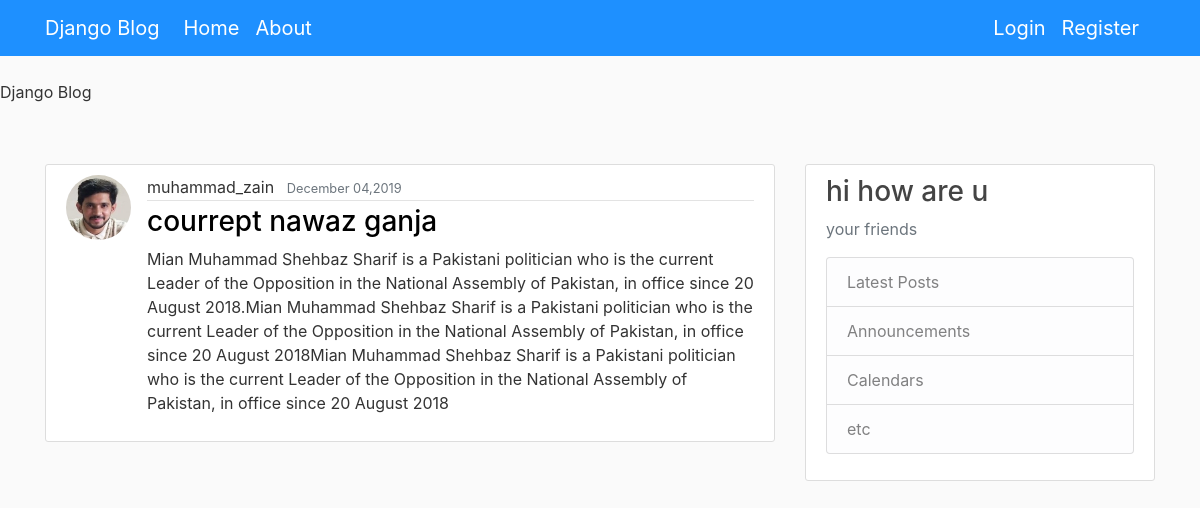
The page /post/19/ on the database its author committed.
### blog/models.py (models this page shows, shortened)
class Post(models.Model):
    title=models.CharField(max_length=100)
    content=models.TextField()
    date_post=models.DateTimeField(default=timezone.now)
    author=models.ForeignKey(User,on_delete=models.CASCADE)

### users/models.py (models this page shows, shortened)
class Profile(models.Model):
    user=models.OneToOneField(User,on_delete=models.CASCADE)
    image=models.ImageField(default='default.jpg',upload_to='profile_pics')

### blog/views.py (the view)
# urls.py: path("post/<int:pk>/",PostDetailView.as_view(),name="post-detail"),
class PostDetailView(DetailView):
    model=Post

### blog/templates/blog/post_detail.html (shortened to what this page needs)
{% extends 'blog/base.html' %}
{% block content%}
  <article class="media content-section">
    <img class ="rounded-circle article-img" src="{{ object.author.profile.image.url }}">
    <div class="media-body">
      <div class="article-metadata">
        <a class="mr-2"> {{ object.author }}</a>
        <small class="text-muted">{{ object.date_post|date:"F d,Y" }}</small>
      </div>
      <h3 class="article-title">{{ object.title }}</h3>
      <p class="article-content">{{ object.content }}</p>
    </div>
  </article>
{% endblock content %}

### blog/templates/blog/base.html (shortened to what this page needs)
{% load static  %}
<!DOCTYPE html>
<html >
<head>
    <link rel="stylesheet" href="https://stackpath.bootstrapcdn.com/bootstrap/4.3.1/css/bootstrap.min.css">
    <link rel="stylesheet" text="text/css" href="{% static 'blog/main.css' %}"
  {% if title%}
    <title> Django Blog - {{title}}</title>
  {% else %}
    <title> Django Blog</title>
  {% endif %}
</head>
<body>
    <header class="site-header">
    <nav class="navbar navbar-expand-md navbar-dark bg-steel fixed-top" style="background-color:DodgerBlue;">
        <div class="container">
        <a class="navbar-brand mr-4" href="{% url 'blog-home'%} ">Django Blog</a>
        <div class="collapse navbar-collapse" id="navbarToggle">
            <div class="navbar-nav mr-auto">
            <a class="navbar-brand" href="{% url 'blog-home' %}">Home</a>
            <a class="navbar-brand" href="{% url 'blog-about' %}">About</a>
            </div>
            <div class="navbar-nav">
            {% if user.is_authenticated %}
              <a class="navbar-brand" href="{% url 'post-create'%}"> New Post </a>
              <a class="navbar-brand" href="{% url 'profile'%}">profile</a>
              <a class="navbar-brand" href="{% url 'logout'%}">Logout</a>
            {% else %}
              <a class="navbar-brand" href="{% url 'login'%}">Login</a>
              <a class="navbar-brand" href="{% url 'register'%}">Register</a>
            {% endif%}
            </div>
        </div>
        </div>
    </nav>
    </header>
    <main role="main" class="container" style="padding-top: 5%;">
  <div class="row">
    <div class="col-md-8">
      {% block content %}{% endblock %}
    </div>
    <div class="col-md-4">
      <div class="content-section">
        <h3> hi how are u </h3>
        <p class='text-muted'> your friends
        <ul class="list-group">
            <li class="list-group-item list-group-item-light">Latest Posts</li>
            <li class="list-group-item list-group-item-light">Announcements</li>
            <li class="list-group-item list-group-item-light">Calendars</li>
            <li class="list-group-item list-group-item-light">etc</li>
          </ul>
        </p>
      </div>
    </div>
  </div>
</main>
</body>
</html>

### blog/ststic/blog/main.css (style rules this page uses)
body { background: #fafafa; color: #333333; margin-top: 5rem; }
h1, h2, h3, h4, h5, h6 { color: #444444; }
ul { margin: 0; }
.bg-steel { background-color: #5f788a; }
.content-section { background: #ffffff; padding: 10px 20px; border: 1px solid #dddddd; border-radius: 3px; margin-bottom: 20px; }
.article-title { color:black; }
.article-content { white-space: pre-line; }
.article-img { height: 65px; width: 65px; margin-right: 16px; }
.article-metadata { padding-bottom: 1px; margin-bottom: 4px; border-bottom: 1px solid #e3e3e3 }

### rows shown on the page
Post: author.profile.image (picture), author "muhammad_zain", date_post "December 04,2019", title "courrept nawaz ganja", content "Mian Muhammad Shehbaz Sharif is a Pakistani politician who is the current Leader of the Opposition in the National Assembly of Pakistan, in office since 20 August 2018.Mian Muhammad Shehbaz Sharif is a Pakistani politician who is the current Leader of the Opposition in the National Assembly of Pakistan, in office since 20 August 2018Mian Muhammad Shehbaz Sharif is a Pakistani politician who is the current Leader of the Opposition in the National Assembly of Pakistan, in office since 20 August 2018"
